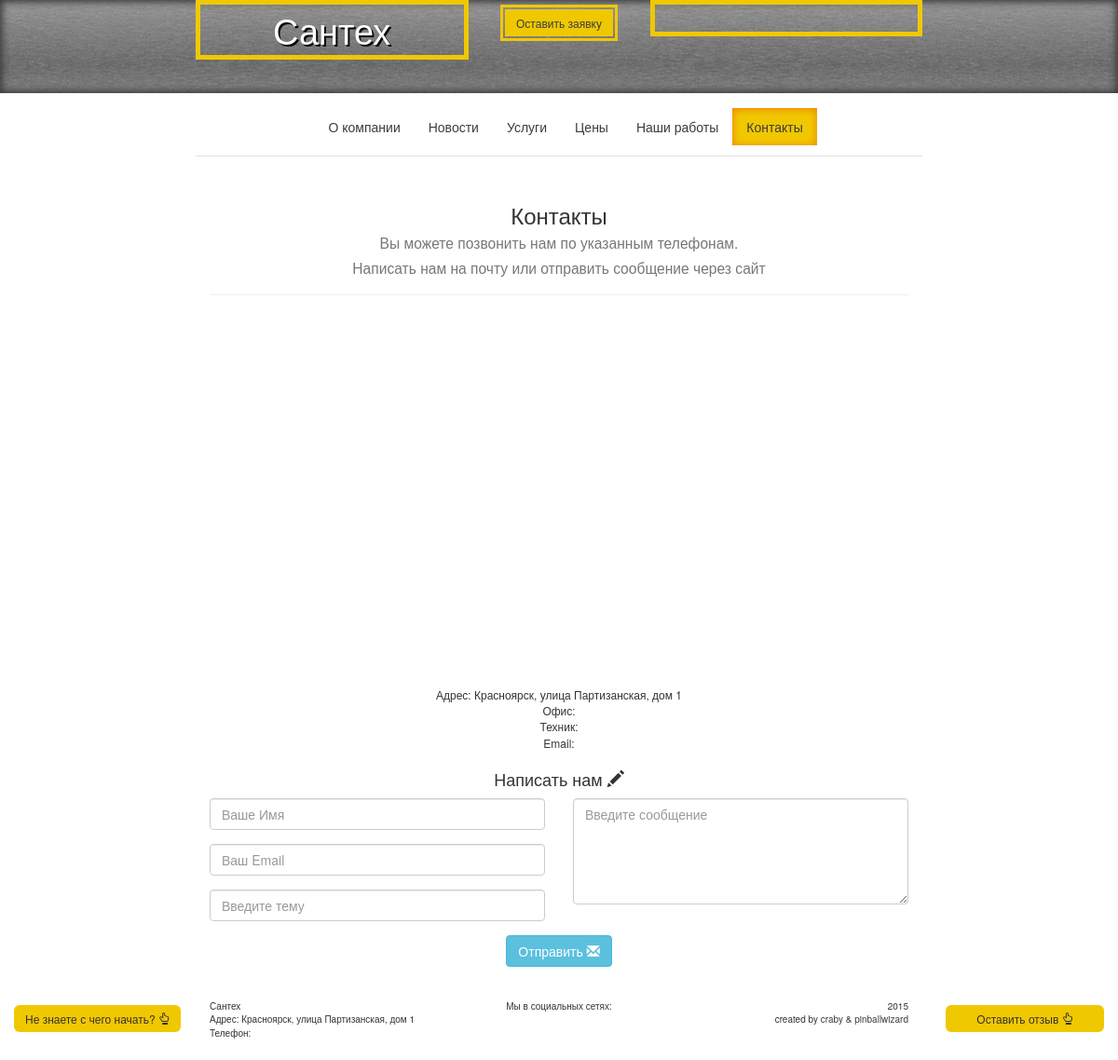
The app's page /contacts/, older data.
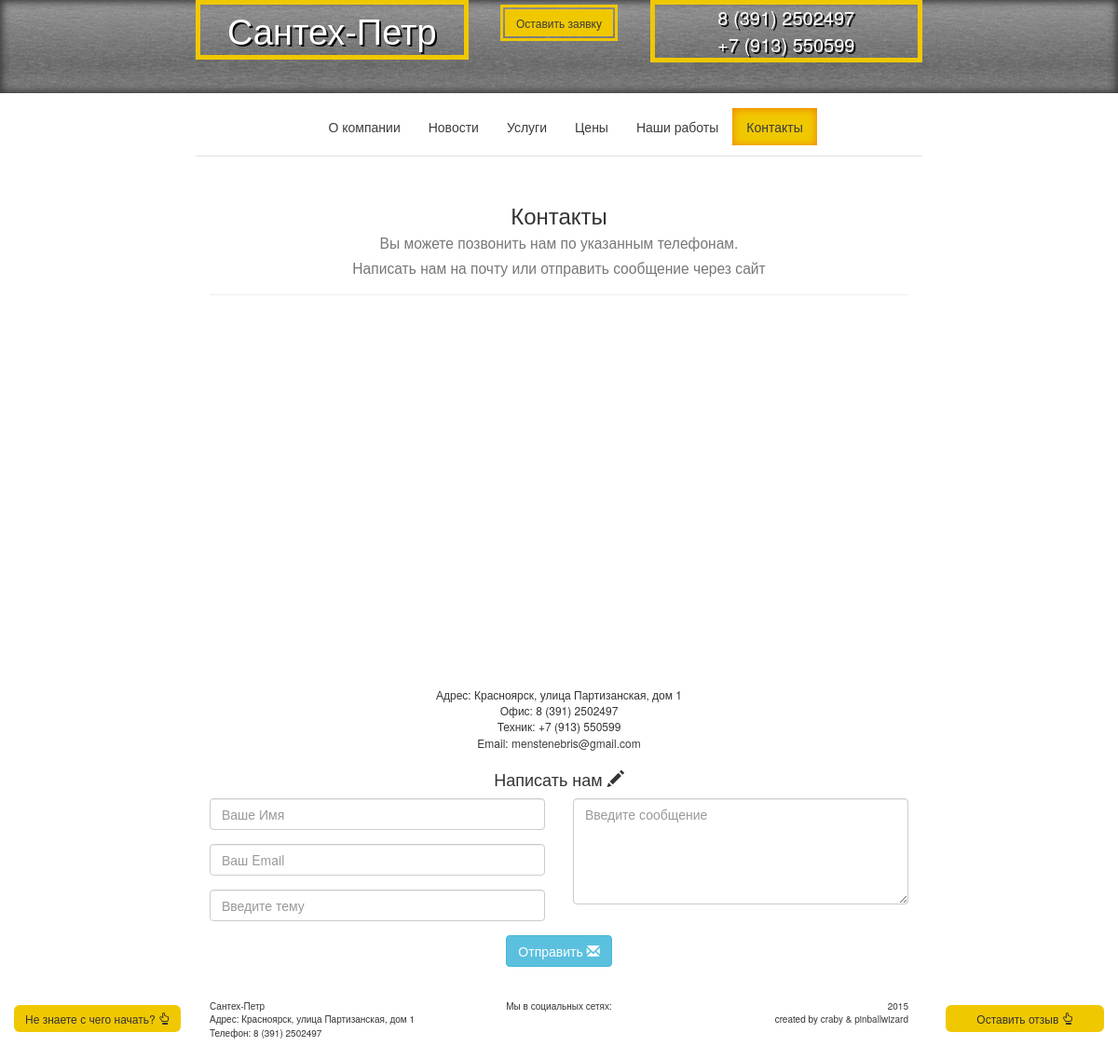
The same page, newer data.
### base/models.py (models this page shows, shortened)
class Office(models.Model):
    MAP_CHOICES = (
        ('yandex#map', 'Схема'),
        ('yandex#satellite', 'Спутник'),
        ('yandex#hybrid', 'Гибрид'),
        ('yandex#publicMap', 'Народная'),
        ('yandex#publicMapHybrid', 'Народная+Гибрид'),
    )
    name = models.CharField("Название компании", max_length=100)
    address = models.CharField("Контактный адресс", max_length=100)
    email = models.EmailField("Контактная почта", max_length=50, blank=True)
    phone1 = models.CharField("Телефон Офис", max_length=15, blank=True)
    phone2 = models.CharField("Телефон Тех.поддержки", max_length=15, blank=True)
    latitude = models.CharField("Широта", max_length=10)
    longitude = models.CharField("Долгота", max_length=10)
    maptype = models.CharField("Тип карты", max_length=30, choices=MAP_CHOICES, default='yandex#map')

### base/views.py (the view, shortened to what this page needs)
# urls.py: url(r'^contacts/', views.contacts, name='contacts'),
def contacts(request):
    office = Office.objects.get(pk=1)
    office_mail = office.email
    server_mail = 'ooo.service-partner@yandex.ru'
    data = {
        'office': office,
        'widgets': SocialWidget.objects.all(),
        'form': MailForm(),
        'reviewForm': ReviewForm(),
        'ptext': popover_text,
        'thank': False,
    }
    return render(request, 'base/contacts.html', data)

### base/views.py
class MailForm(forms.ModelForm):
    class Meta:
        model = Mail
        fields = ['sender', 'email', 'subject', 'message']
        widgets = {
            'sender': forms.TextInput(attrs={
                'placeholder': 'Ваше Имя',
                'type': 'text',
                'class': 'form-control',
                'required': True,
            }),
            'email': forms.EmailInput(attrs={
                'placeholder': 'Ваш Email',
                'type': 'email',
                'class': 'form-control',
                'required': True,
            }),
            'subject': forms.TextInput(attrs={
                'placeholder': 'Введите тему',
                'type': 'text',
                'class': 'form-control',
                'required': True,
            }),
            'message': forms.Textarea(attrs={
                'placeholder': 'Введите сообщение',
                'type': 'text',
                'class': 'form-control',
                'required': True,
                'rows': 5,
            }),
        }

### base/templates/base/contacts.html (shortened to what this page needs)
{% extends "base/template.html" %}
{% load staticfiles %}
{% block body %}
    <div class="page-header text-center">
        <h3>Контакты<br>
            <small>
                Вы можете позвонить нам по указанным телефонам.<br>
                Написать нам на почту или отправить сообщение через сайт
            </small>
        </h3>
    </div>
    <div id="map" data-maptype="{{ office.maptype }}" data-latitude="{{ office.latitude }}" data-longitude="{{ office.longitude }}" style="width:100%; height:400px"></div>
    <address class="text-center">
        Адрес: {{ office.address }}<br/>
        Офис: {{ office.phone1 }}<br/>
        Техник: {{ office.phone2 }}<br/>
        Email: {{ office.email|urlize }}
    </address>
    <form action="{% url 'contacts' %}" role="form" method="post">
        <h4 class="text-center">Написать нам <span class="glyphicon glyphicon-pencil"></span></h4>
        <div class="row">
            <div class="col-md-6">
                <div class="form-group fieldWrapper">
                    {{ form.sender }}
                </div>
                <div class="form-group fieldWrapper">
                    {{ form.email }}
                </div>
                <div class="form-group fieldWrapper">
                    {{ form.subject }}
                </div>
            </div>
            <div class="col-md-6">
                <div class="form-group fieldWrapper">
                    {{ form.message }}
                </div>
            </div>
        </div>
        <div class="container-fluid text-center">
            <button class="btn btn-info btn-primary btn-md contact-btn" type="submit">
                Отправить
                <span class="glyphicon glyphicon-envelope" aria-hidden="true"></span>
            </button>
        </div>
    </form>
{% endblock body %}

### base/templates/base/template.html (shortened to what this page needs)
<!DOCTYPE html>
<html>
<head lang="en">
    {% load staticfiles %}
    <link href="{% static 'base/bootstrap/css/bootstrap.css' %}" rel="stylesheet">
    <link href="{% static 'base/style/mystyle.css' %}" rel="stylesheet">
</head>
<body>
    {% block header %}
        <header class="sm-header">
            <div class="overlay"></div>
            <div class="container">
                <div class="row text-center">
                    <div class="col-md-3 col-md-offset-2 big-square firm-name">
                        {{ office.name }}
                    </div>
                    <div class="col-md-2">
                        <div class="border">
                            <a href="{% url 'contacts' %}">
                                <button class="btn yellow-btn" type="button">Оставить заявку</button>
                            </a>
                        </div>
                    </div>
                    <div class="col-md-3 big-square phone">
                        {{ office.phone1 }} <br>
                        {{ office.phone2 }}
                    </div>
                </div>
            </div>
        </header>
    {% endblock header %}
    <nav class="navbar">
        <div class="container">
            <div class="row">
                <div class="col-md-6 col-md-offset-3">
                    <div class="collapse navbar-collapse" id="myNavbar">
                        <ul class="nav nav-pills nav-justified">
                            <li><a href="{% url 'home' %}"><nobr>О компании</nobr></a></li>
                            <li><a href="{% url 'blog' %}">Новости</a></li>
                            <li><a href="{% url 'services' %}">Услуги</a></li>
                            <li><a href="{% url 'pricing' %}">Цены</a></li>
                            <li><a href="{% url 'reviews' %}"><nobr>Наши работы</nobr></a></li>
                            <li><a href="{% url 'contacts' %}">Контакты</a></li>
                        </ul>
                    </div>
                </div>
            </div>
        </div>
    </nav>
    <div class="container">
        <div class="row">
            <div class="col-md-8 col-md-offset-2 content">
                {% block body %}
                {% endblock body %}
            </div>
        </div>
        <div class="col-md-2 navbar-fixed-bottom">
            <div class="text-center">
                <button type="button" class="yellow-btn btn call-popover float-btn" data-content="{{ ptext }}" data-toggle="popover">
                    Не знаете с чего начать?
                    <span class="glyphicon glyphicon-hand-up" aria-hidden="true"></span>
                </button>
            </div>
        </div>
        <div class="col-md-2 col-md-offset-10 navbar-fixed-bottom">
            <div class="text-center">
                <button type="button" class="yellow-btn btn float-btn" data-toggle="modal" data-target="#reviewModal">
                    Оставить отзыв
                    <span class="glyphicon glyphicon-hand-up" aria-hidden="true"></span>
                </button>
            </div>
        </div>
    </div>
    <footer class="footer">
        <div class="container">
            <div class="row">
                <div class="col-md-3 hidden-xs hidden-sm col-md-offset-2">
                    {{ office.name }}<br>
                    Адрес: {{ office.address }}<br>
                    Телефон: {{ office.phone1 }}
                </div>
                <div class="col-md-2 col-xs-6 text-center">
                    Мы в социальных сетях:<br>
                </div>
                <div class="col-md-3 col-xs-6 hidden-xs hidden-sm text-right">
                    <span>2015<br> created by
                        <a href="https://github.com/craby-c">craby</a> &
                        <a href="https://github.com/pinballwizard">pinballwizard</a>
                    </span>
                </div>
            </div>
        </div>
    </footer>
</body>
</html>

Row changes from the older to the newer data that the page shows:
changed Office "Красноярск, улица Партизанская, дом 1": name "Сантех" → "Сантех-Петр"; phone1 (not shown) → "8 (391) 2502497"; phone2 (not shown) → "+7 (913) 550599"; email (not shown) → "menstenebris@gmail.com"
